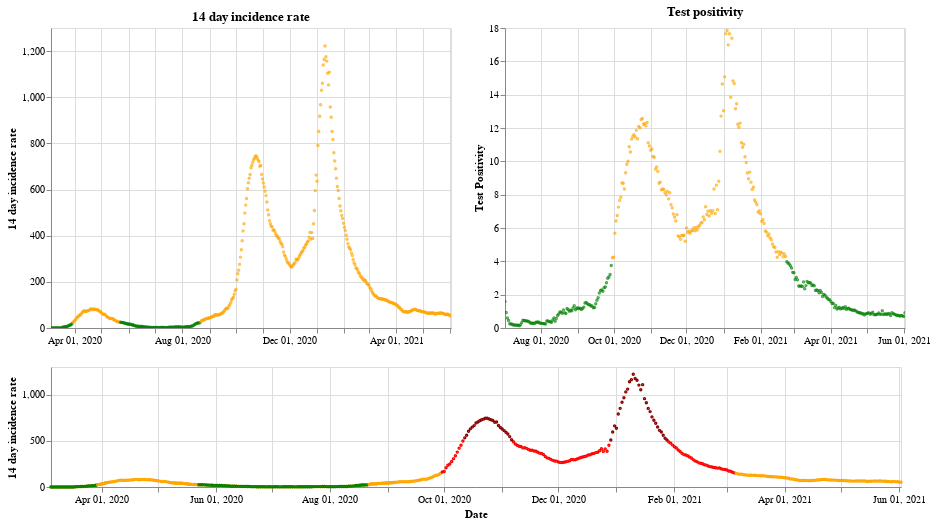

The notebook cell this image was saved under:
### Markdown cell above
## Northern Ireland

### Code cell
plot_traffic_light('Northern Ireland')

### Figure 1 — Vega-Lite specification as saved in the notebook (floating-point values rounded to 4 significant figures; data arrays with more than 128 entries replaced by an {"elided": "..."} marker saying what was removed)
{"config": {"view": {"continuousWidth": 400, "continuousHeight": 300}}, "vconcat": [{"hconcat": [{"mark": {"type": "point", "size": 2}, "encoding": {"color": {"condition": {"value": "green", "test": "(datum.twoWeeklyCasesRate <= 25)"}, "value": "orange"}, "tooltip": [{"type": "nominal", "field": "areaName"}, {"type": "temporal", "field": "date"}, {"type": "quantitative", "field": "twoWeeklyCasesRate"}, {"type": "quantitative", "field": "testPositivity"}], "x": {"type": "temporal", "axis": {"title": ""}, "field": "date", "scale": {"domain": {"selection": "DateBrush"}}, "timeUnit": "yearmonthdate"}, "y": {"type": "quantitative", "axis": {"title": "14 day incidence rate"}, "field": "twoWeeklyCasesRate"}}, "title": "14 day incidence rate", "width": 400}, {"mark": {"type": "point", "size": 2}, "encoding": {"color": {"condition": {"value": "green", "test": "(datum.testPositivity <= 4)"}, "value": "orange"}, "tooltip": [{"type": "nominal", "field": "areaName"}, {"type": "temporal", "field": "date"}, {"type": "quantitative", "field": "twoWeeklyCasesRate"}, {"type": "quantitative", "field": "testPositivity"}], "x": {"type": "temporal", "axis": {"title": ""}, "field": "date", "scale": {"domain": {"selection": "DateBrush"}}, "timeUnit": "yearmonthdate"}, "y": {"type": "quantitative", "axis": {"title": "Test Positivity"}, "field": "testPositivity"}}, "title": "Test positivity", "width": 400}]}, {"layer": [{"mark": {"type": "point", "size": 2}, "encoding": {"color": {"condition": {"value": "orange", "test": "((50 && datum.twoWeeklyCasesRate) < 150)"}, "value": "red"}, "opacity": {"condition": {"value": 1, "test": "((50 && datum.twoWeeklyCasesRate) < 500)"}, "value": 0}, "tooltip": [{"type": "nominal", "field": "areaName"}, {"type": "temporal", "field": "date"}, {"type": "quantitative", "field": "twoWeeklyCasesRate"}, {"type": "quantitative", "field": "testPositivity"}], "x": {"type": "temporal", "axis": {"title": "Date"}, "field": "date", "timeUnit": "yearmonthdate"}, "y": {"type": "quantitative", "axis": {"title": "14 day incidence rate"}, "field": "twoWeeklyCasesRate"}}, "selection": {"DateBrush": {"type": "interval", "encodings": ["x"], "fields": ["Time"]}}, "width": 850}, {"mark": {"type": "point", "size": 2}, "encoding": {"color": {"value": "darkred"}, "opacity": {"condition": {"value": 1, "test": "(datum.twoWeeklyCasesRate >= 500)"}, "value": 0}, "tooltip": [{"type": "nominal", "field": "areaName"}, {"type": "temporal", "field": "date"}, {"type": "quantitative", "field": "twoWeeklyCasesRate"}, {"type": "quantitative", "field": "testPositivity"}], "x": {"type": "temporal", "axis": {"title": "Date"}, "field": "date", "timeUnit": "yearmonthdate"}, "y": {"type": "quantitative", "axis": {"title": "14 day incidence rate"}, "field": "twoWeeklyCasesRate"}}, "width": 400}, {"mark": {"type": "point", "size": 2}, "encoding": {"color": {"condition": {"value": "green", "test": "((4 && datum.twoWeeklyCasesRate) < 25)"}, "value": "orange"}, "opacity": {"condition": {"value": 1, "test": "(datum.twoWeeklyCasesRate < 50)"}, "value": 0}, "tooltip": [{"type": "nominal", "field": "areaName"}, {"type": "temporal", "field": "date"}, {"type": "quantitative", "field": "twoWeeklyCasesRate"}, {"type": "quantitative", "field": "testPositivity"}], "x": {"type": "temporal", "axis": {"title": "Date"}, "field": "date", "timeUnit": "yearmonthdate"}, "y": {"type": "quantitative", "axis": {"title": "14 day incidence rate"}, "field": "twoWeeklyCasesRate"}}, "width": 400}], "height": 120, "width": 800}], "data": {"name": "data-23612e760145351cc1e96d960d3bf471"}, "$schema": "https://vega.github.io/schema/vega-lite/v4.8.1.json", "datasets": {"data-23612e760145351cc1e96d960d3bf471": {"elided": "455 records"}}}
